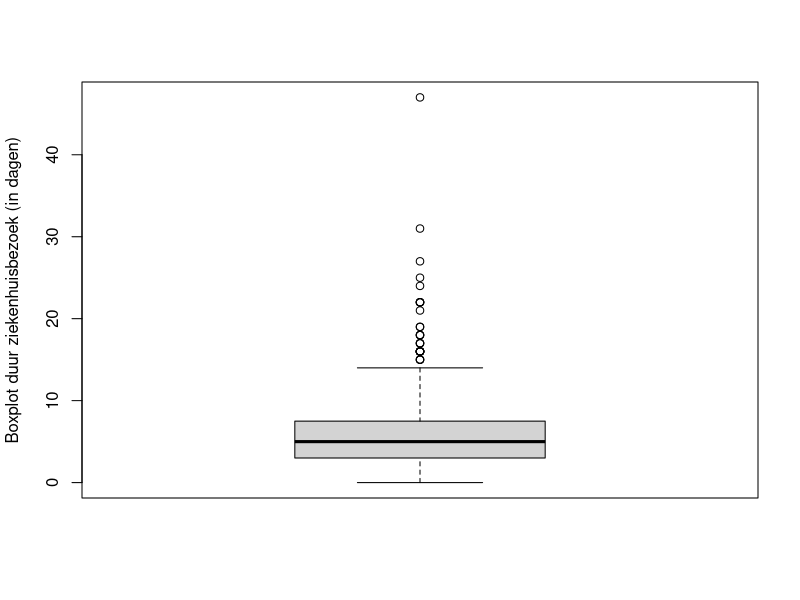
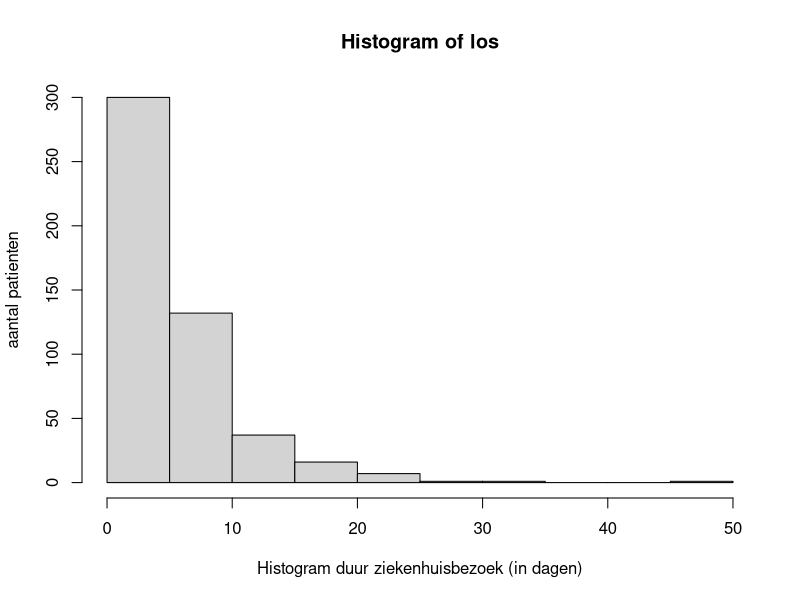
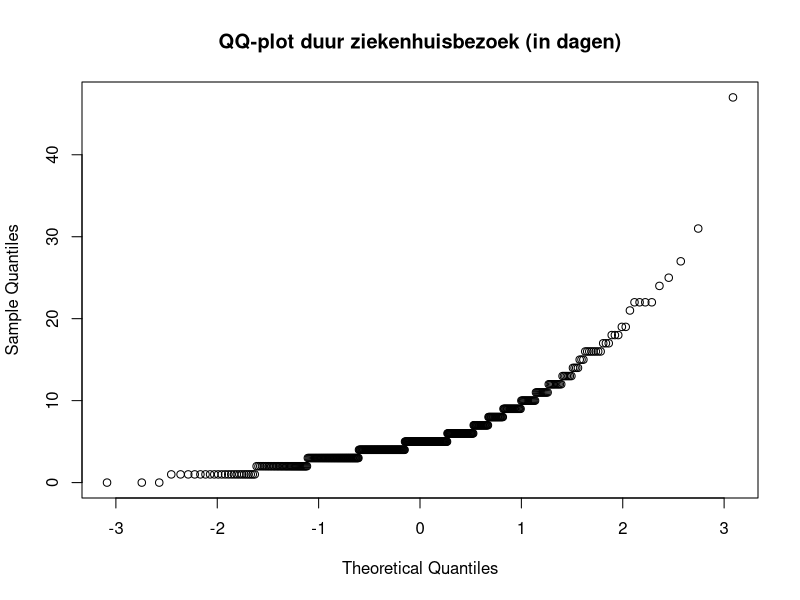
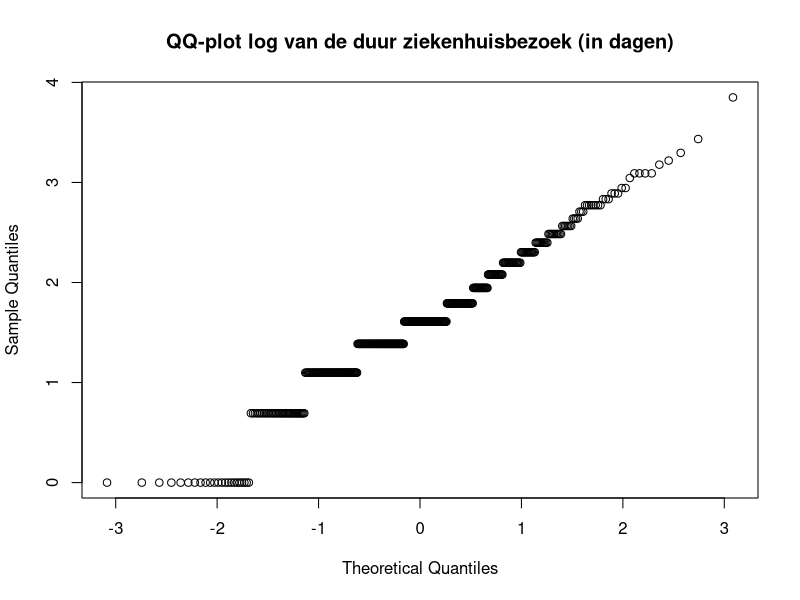
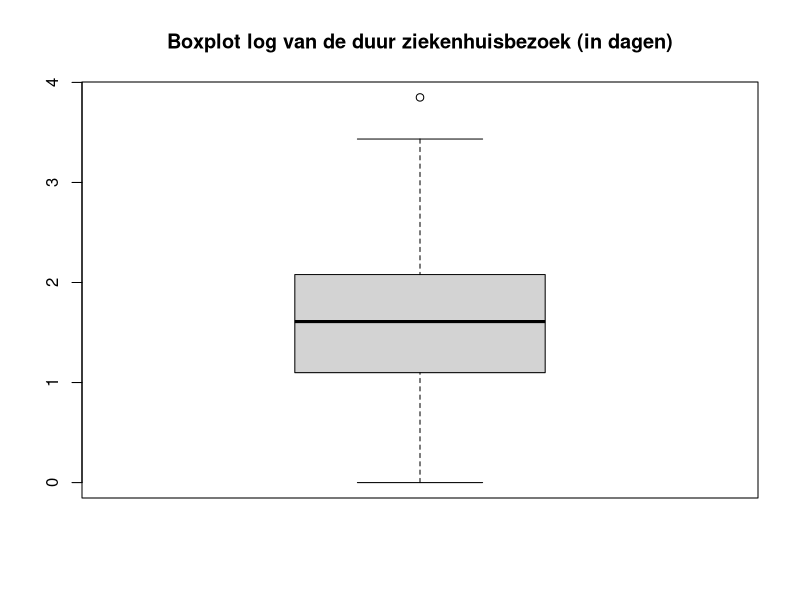
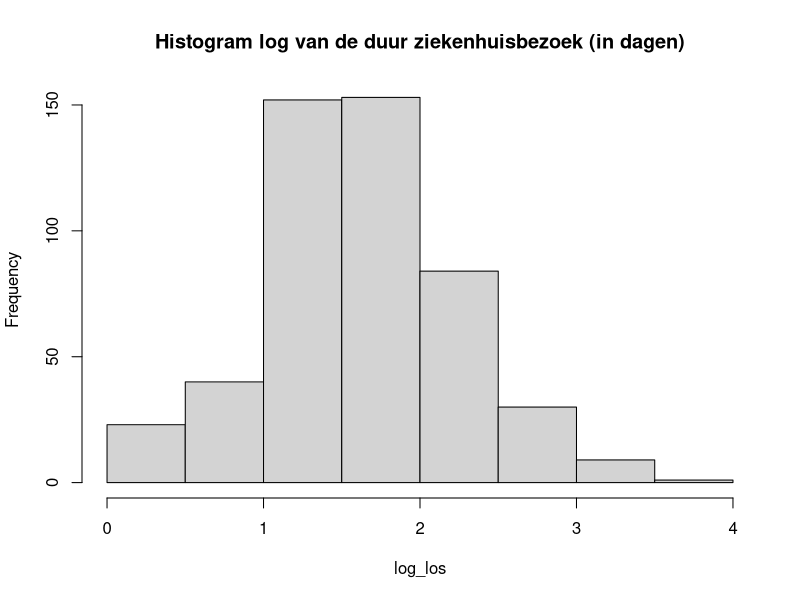
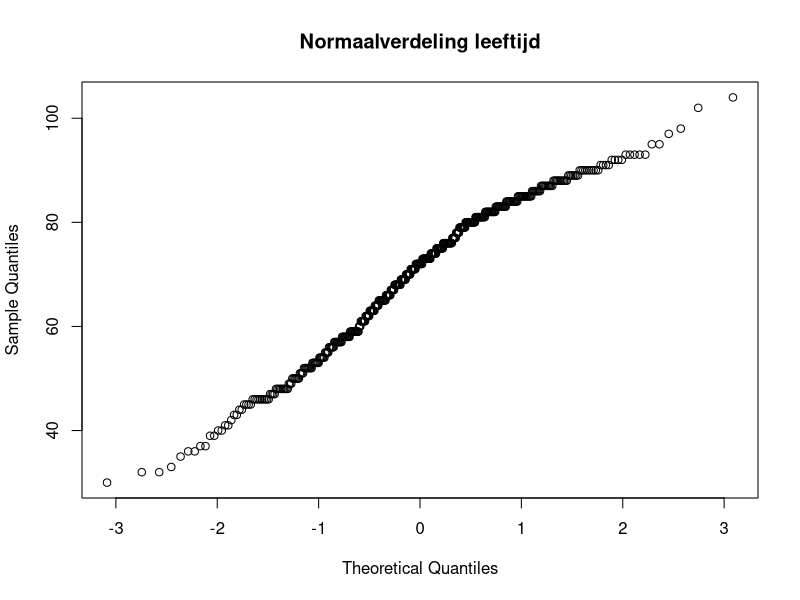
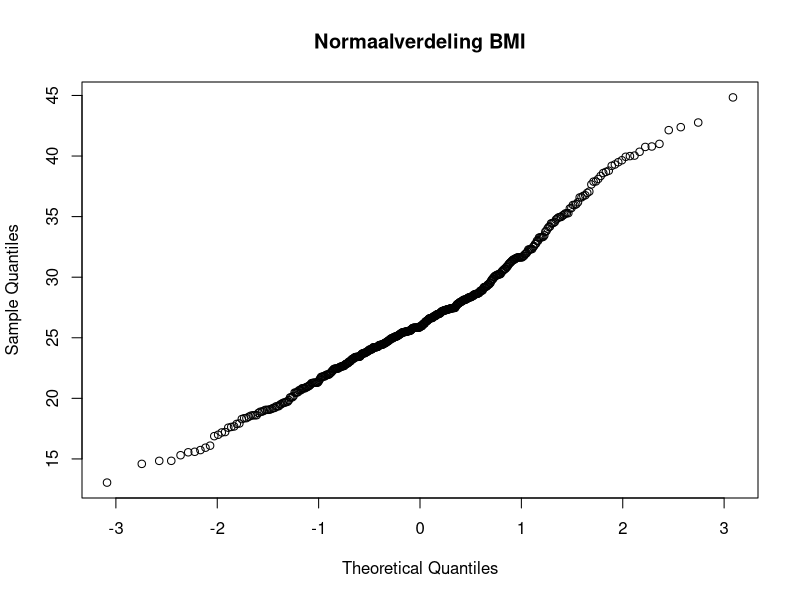

Source code (R) for these figures, in order:
# Gegevens van heart.csv bestand
data <- read.table(file="heart.csv",header=TRUE,sep=";",dec=",")

# Verwijder de nodige rijen op basis van studienummer s0181217
i <- 2
j <- 1
k <- 7
data <- data[-c(k+1, j+1, i+1, j*k+1, i*j+1, i*k+1, i*j*k+1, i+j+k+1), ]

# 1. Bestudeer en bespreek de verdeling van de variabele los.
# Bespreek hiertoe gepaste grafische voorstellingen
# Ga ook op een formele manier na of de gegevens normaal verdeeld zijn.
# Indien dit niet het geval is, in welke zin wijken de gegevens af van normaal verdeelde gegevens.
# Kan je de gegevens transformeren naar normaal verdeelde gegevens? Bespreek.
print("1. Variabele los")
print("-------------------------------------------")

los <- data$los
print(paste0("IQR: ", IQR(los)))
print(paste0("standaardeviatie: ", sd(los)))
min_max <- range(data$los)
min <- min_max[1]
max <- min_max[2]
print(paste0("Min: ", min))
print(paste0("Max: ", max))
print(paste0("Range: ", max-min))
shapiro.test(los)
print(paste0("Shapiro: ", "W = 0.76851, p-value < 2.2e-16")) # Shapiro test om aan te tonen dat het niet normala verdeeld is, resultaat shapiro.test(los) er zelf ingeplakt, aangezien die functie de data returnt
boxplot(los, ylab="Boxplot duur ziekenhuisbezoek (in dagen)") # Boxplot assymetrisch
hist(los, ylab="aantal patienten", xlab="Histogram duur ziekenhuisbezoek (in dagen)") # Assymetrisch # https://www.datamentor.io/r-programming/histogram/
# https://www.rdocumentation.org/packages/stats/versions/3.6.2/topics/qqnorm
# https://stackoverflow.com/questions/15589601/print-string-and-variable-contents-on-the-same-line-in-r
# https://stackoverflow.com/questions/6123378/how-to-read-in-numbers-with-a-comma-as-decimal-separator
# Strategie Computerzitting R1 2 p.4
qqnorm(los, main="QQ-plot duur ziekenhuisbezoek (in dagen)") # Qqnorm om te bepalen of normaal verdeeld, indien normaal zou dit lineair moeten zijn
# Bovenstaand plot vertoont een exponentieel verband, onderzoeken of we een lineair verband krijgen indien we de log nemen
log_los <- log(los)
log_los <- log_los[is.finite(log_los)] # Verwijder de oneindige waarden (met oneindig wil R niet plotten bij mij) # src: https://stackoverflow.com/questions/36590230/how-to-remove-rows-with-inf-from-a-dataframe-in-r
qqnorm(log_los, main="QQ-plot log van de duur ziekenhuisbezoek (in dagen)")
boxplot(log_los, main="Boxplot log van de duur ziekenhuisbezoek (in dagen)")
hist(log_los, main="Histogram log van de duur ziekenhuisbezoek (in dagen)")
avg <- mean(log_los)
sdev <- sd(log_los)
print(paste0("Approx: X~N(", avg, ", ", sdev, ")"))
shapiro.test(log_los)
library(nortest)

print(paste0("Shapiro: ", "W = 0.97409, p-value = 1.197e-07")) # De log data is wel normaal verdeeld, # W staat voor r_Q # p-waarde zo laag waarschijnlijk door discrete dagen


# 2. Hangt de duur van het ziekenhuisverblijf af van het levend of gestorven zijn van de
# patiënten? M.a.w. is de duur van het ziekenhuisverblijf identiek verdeeld bij de popu-
# latie levende en gestorven patiënten? Voer een gepaste test uit.
print("2. Verband duur, dead/alive")
print("-------------------------------------------")

# H_0: m = m
# H_1: m != m
# Schatter voor gemiddelde en sd ziekenhuisverblijf en zien of beide groepen binnen het aanvaardingsgebied vallen
# Onduidelijk levend/gestorven na laatste opvolging of in het ziekenhuis, ik ga ervan uit dat het bij de laatste opvolging is
alive <- data$los[data$fstat=="0"] # Patienten levend bij laatste opvolging
dead <- data$los[data$fstat=="1"] # Patienten dood bij laatste opvolging
var.test(alive, dead) # 0.6906 > 0.05 -> Var dus hetzelfde
t.test(dead, alive, var.equal=TRUE) # 0.08266 > 0.05 -> H0 aanvaarden (zijn dus hetzelfde) -> Niet afhankelijk

# p-value 0.08266 > 0.05 -> Reject (? H0 aanvaarden), er is dus wel een verband tussen de twee

# 3. Ga na of er een verband is tussen het type hartinfarct en de ontslagstatus uit het ziekenhuis
# na opname. Voer opnieuw een gepaste test uit.
# H_0: ze zijn afhankelijk van elkaar
# H_1: Niet afhankelijk van elkaar
print("3. Verband type hartinfarct/ontslagstatus")
print("-------------------------------------------")
# Discrete variabelen: X^2 test
# Leuk tabelletje opstellen
# alive ( Q golf, geen Q golf) # linksboven 0,0
# dead ( Q golf, geen Q golf) # rechtsonder 1,1
dstat <- data$dstat
mitype <- data$mitype

alive <- c(nrow(data[dstat=="0" & mitype=="0",]), nrow(data[dstat=="0" & mitype=="1",]))
dead <- c(nrow(data[dstat=="1" & mitype=="0",]), nrow(data[dstat=="1" & mitype=="1",]))
ctable <- data.frame(alive, dead)

chiSq <- chisq.test(ctable)
chiSq
chiSq$observed
chiSq$expected

noqray <- c(nrow(data[dstat=="0" & mitype=="0",]), nrow(data[dstat=="1" & mitype=="0",]))
qray <- c(nrow(data[dstat=="0" & mitype=="1",]), nrow(data[dstat=="1" & mitype=="1",]))
ctable <- data.frame(noqray, qray)

chiSq <- chisq.test(ctable)
chiSq
chiSq$observed
chiSq$expected

# p-value 0.9306 > 0.05, H0 wordt dus aanvaard (Ze zijn dus onafhankelijk van elkaar)



# 4. Kan je uit de leeftijd van de patiënt het BMI voorspellen? Beschrijf uitvoerig.
# Verband tussen twee continue variabelen
print("4. Leeftijd voorspellen uit BMI")
print("-------------------------------------------")
qqnorm(data$age, main = "Normaalverdeling leeftijd")
shapiro.test(data$age)
qqnorm(data$bmi, main = "Normaalverdeling BMI")
shapiro.test(data$bmi)
# Allebei niet normaal verdeeld volgens shapiro test (ondanks lineair op eerste zicht), we kunnen Pearsons correlatiecoefficient dus niet gebruiken
plot(data$age, data$bmi, type="p", xlab="Leeftijd", ylab="BMI", main="Verband leeftijd en BMI") # Op het eerste zicht geen lineair verband

# We zouden het dus niet op de manier hieronder mogen testen (alsnog gedaan als oefening)
cor.test(data$age, data$bmi, method = "pearson") # -> Duidelijk geen correlatie
# Niet bivariaat verdeeld, dus gebruik maken van Spearmann
# H 0 : er is geen monotoon verband tussen X en Y
#H 1 : er is een mate van monotoon verband tussen X en Y
cor.test(data$age, data$bmi, method = "spearman") # Ook hierbij is onze p-waarde veel te klein, geen correlatie, dus nope, da gaat ni
